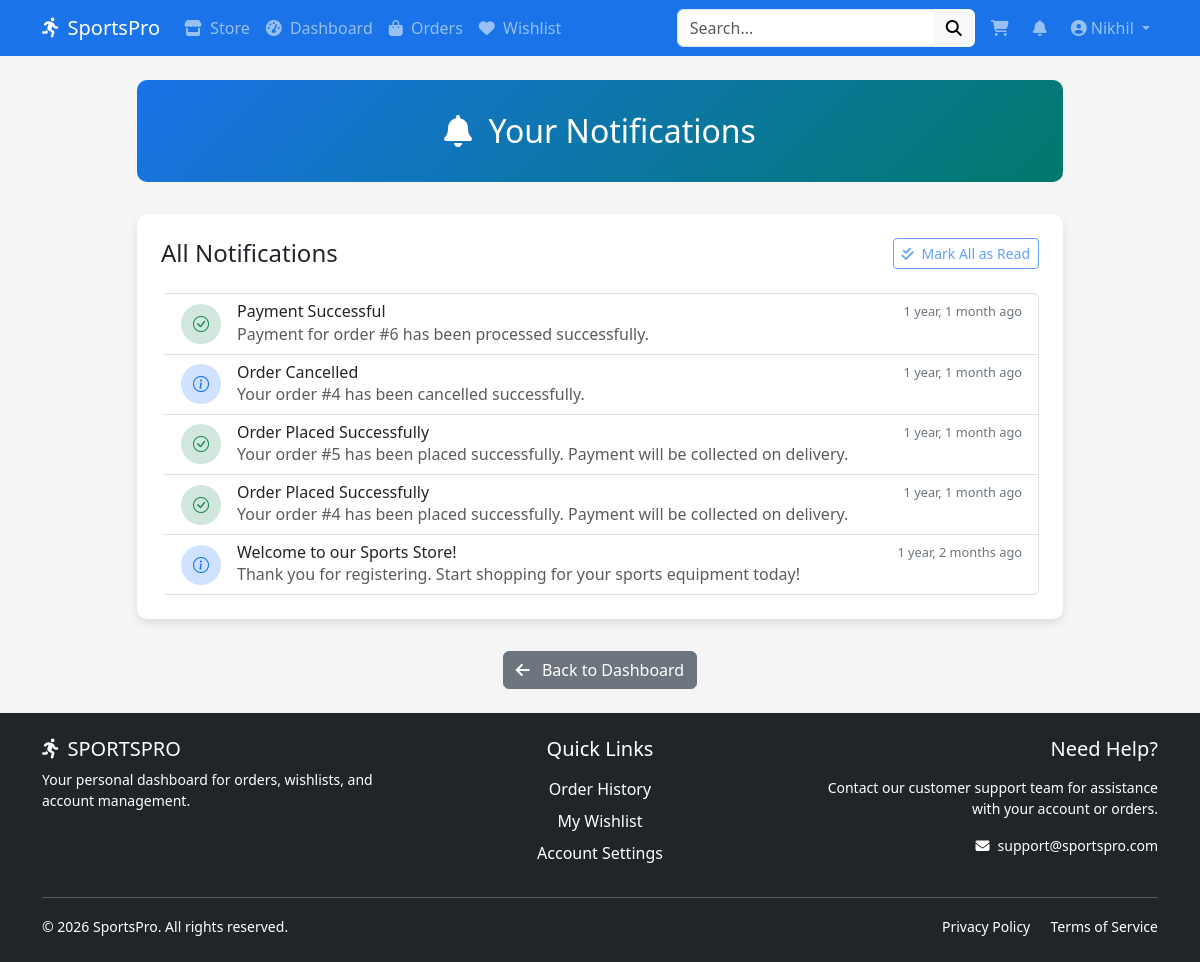
The app's page /users/notifications/ (signed in) with its own data.
### users/models.py (models this page shows, shortened)
class Users(AbstractUser):
    GENDER_CHOICES = [
        ('M', 'Male'),
        ('F', 'Female'),
        ('O', 'Other')
    ]
    email = models.EmailField(unique=True, error_messages={'unique': "This email is already registered."})
    mobile = models.CharField(max_length=15, unique=True, error_messages={'unique': "This mobile number is already registered."})
    gender = models.CharField(max_length=1, choices=GENDER_CHOICES, null=True, blank=True)
    date_of_birth = models.DateField(null=True, blank=True)
    address = models.TextField(max_length=500, blank=True)
    city = models.CharField(max_length=100, blank=True)
    country = models.CharField(max_length=100, blank=True)
    postal_code = models.CharField(max_length=10, blank=True)
    def get_cart_count(self):
        return CartItem.objects.filter(user=self).count()

class Notification(models.Model):
    NOTIFICATION_TYPES = [
        ('info', 'Information'),
        ('success', 'Success'),
        ('warning', 'Warning'),
        ('error', 'Error'),
    ]
    user = models.ForeignKey(Users, on_delete=models.CASCADE, related_name='notifications')
    title = models.CharField(max_length=100)
    message = models.TextField()
    notification_type = models.CharField(max_length=10, choices=NOTIFICATION_TYPES, default='info')
    created_at = models.DateTimeField(default=timezone.now)
    read = models.BooleanField(default=False)
    read_at = models.DateTimeField(null=True, blank=True)
    class Meta:
        ordering = ['-created_at']

### users/views.py (the view)
# urls.py: path('notifications/', views.notificationPanel, name='notifications'),
@login_required
def notificationPanel(request):
    notifications = request.user.notifications.all().order_by('-created_at')
    unread_count = request.user.notifications.filter(read=False).count()
    return render(request, 'users/notificationPanel.html', {
        'notifications': notifications,
        'unread_count': unread_count
    })

### users/templates/users/notificationPanel.html (shortened to what this page needs)
{% extends 'dashboard_base.html' %}
{% load static %}
{% block dashboard_content %}
<div class="container">
    <div class="row justify-content-center">
        <div class="col-lg-10">
            <div class="notification-header text-center">
                <h2 class="mb-0">
                    <i class="fas fa-bell me-2"></i> Your Notifications
                </h2>
            </div>
            <div class="notification-container">
                <div class="d-flex justify-content-between align-items-center mb-4">
                    <h4 class="mb-0">
                        All Notifications
                    </h4>
                    <button id="markAllRead" class="btn btn-outline-primary btn-sm" {% if not unread_count %}disabled{% endif %}>
                        <i class="fas fa-check-double me-1"></i> Mark All as Read
                    </button>
                </div>
                {% if notifications %}
                    <div class="list-group" id="notificationList">
                        {% for notification in notifications %}
                            <div class="list-group-item notification-item {% if not notification.read %}unread{% endif %}"
                                data-notification-id="{{ notification.id }}">
                                <div class="d-flex align-items-center">
                                    <div class="notification-icon {{ notification.notification_type }} me-3">
                                        {% if notification.notification_type == 'info' %}
                                            <i class="bi bi-info-circle"></i>
                                        {% elif notification.notification_type == 'success' %}
                                            <i class="bi bi-check-circle"></i>
                                        {% elif notification.notification_type == 'warning' %}
                                            <i class="bi bi-exclamation-triangle"></i>
                                        {% else %}
                                            <i class="bi bi-x-circle"></i>
                                        {% endif %}
                                    </div>
                                    <div class="flex-grow-1">
                                        <div class="d-flex justify-content-between align-items-center">
                                            <h6 class="mb-0">{{ notification.title }}</h6>
                                            <small class="notification-time">
                                                {{ notification.created_at|timesince }} ago
                                            </small>
                                        </div>
                                        <p class="mb-0 text-muted">{{ notification.message }}</p>
                                    </div>
                                </div>
                            </div>
                        {% endfor %}
                    </div>
                {% endif %}
            </div>
            <div class="text-center">
                <a href="{% url 'users:dashboard' %}" class="btn btn-secondary">
                    <i class="fas fa-arrow-left me-2"></i> Back to Dashboard
                </a>
            </div>
        </div>
    </div>
</div>
{% endblock %}

### templates/dashboard_base.html (shortened to what this page needs)
{% load static %}
<!DOCTYPE html>
<html lang="en">
<head>
    <link rel="stylesheet" href="https://cdn.jsdelivr.net/npm/bootstrap@5.3.0/dist/css/bootstrap.min.css">
    <link rel="stylesheet" href="https://cdnjs.cloudflare.com/ajax/libs/font-awesome/6.4.0/css/all.min.css">
    <link rel="stylesheet" href="https://cdn.jsdelivr.net/npm/bootstrap-icons@1.11.3/font/bootstrap-icons.min.css">
    <link rel="stylesheet" type="text/css" href="{% static 'css/style.css' %}">
</head>
<body>
    <nav class="navbar navbar-expand-lg navbar-dark navbar-dashboard">
        <div class="container">
            <a class="navbar-brand" href="{% url 'users:home' %}">
                <i class="fas fa-running me-2"></i>SportsPro
            </a>
            <div class="collapse navbar-collapse" id="navbarNav">
                <ul class="navbar-nav me-auto">
                    <li class="nav-item">
                        <a class="nav-link" href="{% url 'users:home' %}">
                            <i class="fas fa-store me-1"></i> Store
                        </a>
                    </li>
                    <li class="nav-item">
                        <a class="nav-link" href="{% url 'users:dashboard' %}">
                            <i class="fas fa-tachometer-alt me-1"></i> Dashboard
                        </a>
                    </li>
                    <li class="nav-item">
                        <a class="nav-link" href="{% url 'users:order_history' %}">
                            <i class="fas fa-shopping-bag me-1"></i> Orders
                        </a>
                    </li>
                    <li class="nav-item">
                        <a class="nav-link" href="{% url 'users:wishlist' %}">
                            <i class="fas fa-heart me-1"></i> Wishlist
                        </a>
                    </li>
                </ul>
                <form class="d-flex me-2" action="{% url 'users:search' %}" method="GET">
                    <div class="input-group">
                        <input type="text" class="form-control" name="q" placeholder="Search...">
                        <button class="btn btn-light" type="submit">
                            <i class="fas fa-search"></i>
                        </button>
                    </div>
                </form>
                <ul class="navbar-nav">
                    <li class="nav-item">
                        <a class="nav-link position-relative me-2" href="{% url 'users:cart' %}">
                            <i class="fas fa-shopping-cart"></i>
                        </a>
                    </li>
                    <li class="nav-item">
                        <a class="nav-link position-relative me-2" href="{% url 'users:notifications' %}">
                            <i class="fas fa-bell"></i>
                        </a>
                    </li>
                    <li class="nav-item dropdown">
                        <a class="nav-link dropdown-toggle" href="#" role="button" data-bs-toggle="dropdown">
                            <i class="fas fa-user-circle me-1"></i>{{ user.username }}
                        </a>
                    </li>
                </ul>
            </div>
        </div>
    </nav>
    <div class="main-content py-4">
        {% block dashboard_content %}{% endblock %}
    </div>
    <footer class="footer-dashboard text-white py-4">
        <div class="container">
            <div class="row">
                <div class="col-md-4 text-center text-md-start mb-3 mb-md-0">
                    <h5 class="text-uppercase"><i class="fas fa-running me-2"></i>SportsPro</h5>
                    <p class="small">Your personal dashboard for orders, wishlists, and account management.</p>
                </div>
                <div class="col-md-4 text-center mb-3 mb-md-0">
                    <h5 class="mb-3">Quick Links</h5>
                    <ul class="list-unstyled">
                        <li class="mb-2"><a href="{% url 'users:order_history' %}" class="text-white text-decoration-none">Order History</a></li>
                        <li class="mb-2"><a href="{% url 'users:wishlist' %}" class="text-white text-decoration-none">My Wishlist</a></li>
                        <li class="mb-2"><a href="{% url 'users:profileUpdate' %}" class="text-white text-decoration-none">Account Settings</a></li>
                    </ul>
                </div>
                <div class="col-md-4 text-center text-md-end">
                    <h5 class="mb-3">Need Help?</h5>
                    <p class="small">Contact our customer support team for assistance with your account or orders.</p>
                    <p class="small"><i class="fas fa-envelope me-2"></i>support@sportspro.com</p>
                </div>
            </div>
            <hr class="my-3">
            <div class="row align-items-center">
                <div class="col-md-6 text-center text-md-start">
                    <p class="small mb-0">&copy; {% now "Y" %} SportsPro. All rights reserved.</p>
                </div>
                <div class="col-md-6 text-center text-md-end">
                    <a href="#" class="text-white text-decoration-none small me-3">Privacy Policy</a>
                    <a href="#" class="text-white text-decoration-none small">Terms of Service</a>
                </div>
            </div>
        </div>
    </footer>
</body>
</html>

### static/css/style.css (style rules this page uses)
html, body { height: 100%; margin: 0; padding: 0; }
body { display: flex; flex-direction: column; min-height: 100vh; }
.main-content { flex: 1 0 auto; }

### templates/dashboard_base.html (style rules this page uses)
:root { --primary-color: #1a73e8; --secondary-color: #00796b; --accent-color: #ff6d00; --light-bg: #f5f5f5; }
.navbar-dashboard { background-color: var(--primary-color); }
.footer-dashboard { background-color: #212529; }
body { background-color: var(--light-bg); min-height: 100vh; display: flex; flex-direction: column; }
.main-content { flex: 1; }

### users/templates/users/notificationPanel.html (style rules this page uses)
.notification-header { background: linear-gradient(135deg, var(--primary-color) 0%, var(--secondary-color) 100%); padding: 2rem 0; color: white; margin-bottom: 2rem; border-radius: 10px; }
.notification-container { background-color: white; border-radius: 10px; box-shadow: 0 4px 8px rgba(0, 0, 0, 0.1); padding: 1.5rem; margin-bottom: 2rem; }
.notification-item { transition: all 0.3s ease; border-left: 4px solid transparent; cursor: pointer; }
.notification-time { font-size: 0.8rem; color: #6c757d; }
.notification-icon { width: 40px; height: 40px; display: flex; align-items: center; justify-content: center; border-radius: 50%; }
.notification-icon.info { background-color: #cfe2ff; color: #0d6efd; }
.notification-icon.success { background-color: #d1e7dd; color: #198754; }

### records on screen
Users: username "Nikhil"
Notification: notification_type "success" (drawn), title "Payment Successful", created_at "1 year, 1 month", message "Payment for order #6 has been processed successfully."
Notification: notification_type "info" (drawn), title "Order Cancelled", created_at "1 year, 1 month", message "Your order #4 has been cancelled successfully."
Notification: notification_type "success" (drawn), title "Order Placed Successfully", created_at "1 year, 1 month", message "Your order #5 has been placed successfully. Payment will be collected on delivery."
Notification: notification_type "success" (drawn), title "Order Placed Successfully", created_at "1 year, 1 month", message "Your order #4 has been placed successfully. Payment will be collected on delivery."
Notification: notification_type "info" (drawn), title "Welcome to our Sports Store!", created_at "1 year, 2 months", message "Thank you for registering. Start shopping for your sports equipment today!"
